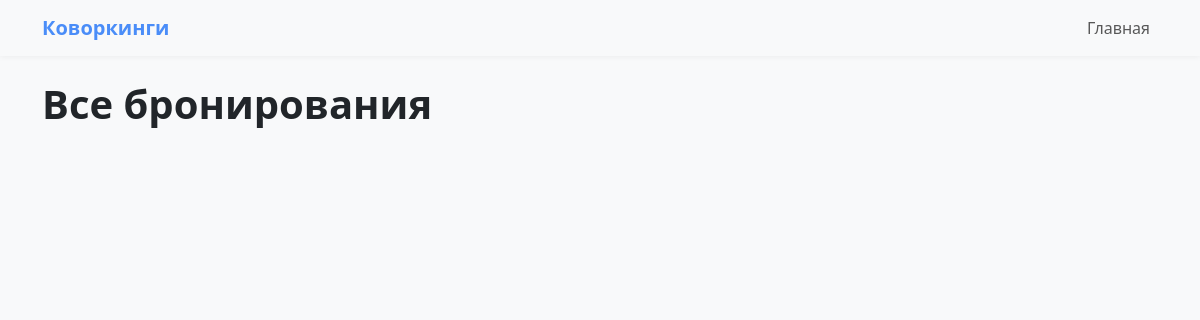
/bookings/, run on an earlier commit of the app's database.
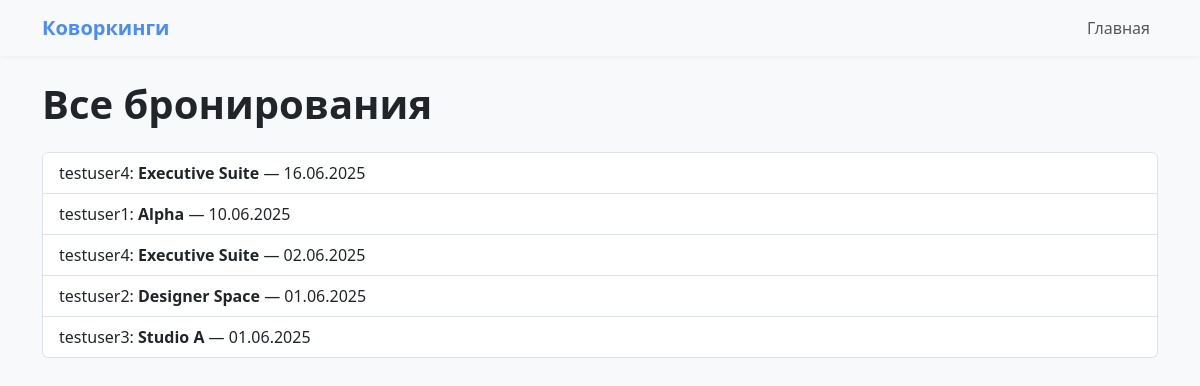
And on a later commit of the database.
### sait/models.py (models this page shows, shortened)
class Booking(models.Model):
    STATUS_CHOICES = (
        ('pending', 'Ожидает подтверждения'),
        ('confirmed', 'Подтверждено'),
        ('canceled', 'Отменено'),
    )
    user = models.ForeignKey(
        User,
        on_delete=models.CASCADE,
        related_name='bookings',         # у User появляется user.bookings
        verbose_name='Пользователь'
    )
    room = models.ForeignKey(
        Room,
        on_delete=models.CASCADE,
        related_name='bookings',         # у Room появляется room.bookings
        verbose_name='Комната'
    )
    date = models.DateField(
        verbose_name='Дата бронирования'
    )
    start_time = models.TimeField(
        verbose_name='Время начала'
    )
    end_time = models.TimeField(
        verbose_name='Время окончания'
    )
    status = models.CharField(
        max_length=20,
        choices=STATUS_CHOICES,           # get_status_display() будет корректно работать
        default='pending',
        verbose_name='Статус'
    )
    created_at = models.DateTimeField(
        auto_now_add=True,
        verbose_name='Дата создания'
    )
    updated_at = models.DateTimeField(
        auto_now=True,
        verbose_name='Дата изменения'
    )
    class Meta:
        verbose_name = 'Бронирование'
        verbose_name_plural = 'Бронирования'
        ordering = ['-date', 'start_time']
        get_latest_by = 'created_at'

class User(AbstractUser):
    ROLE_CHOICES = (
        ('user', 'Пользователь'),
        ('owner', 'Владелец'),
        ('admin', 'Администратор'),
    )
    role = models.CharField(
        max_length=20,
        choices=ROLE_CHOICES,
        default='user',
        verbose_name='Роль пользователя'
    )
    groups = models.ManyToManyField(
        Group,
        verbose_name='Группы',
        blank=True,
        related_name='sait_user_set',     # уникальный related_name
        help_text='Группы, к которым принадлежит пользователь',
        related_query_name='user'
    )
    user_permissions = models.ManyToManyField(
        Permission,
        verbose_name='Права пользователя',
        blank=True,
        related_name='sait_user_permissions',  # уникальный related_name
        help_text='Права, которые есть у этого пользователя',
        related_query_name='user'
    )
    class Meta:
        verbose_name = 'Пользователь'
        verbose_name_plural = 'Пользователи'

class Room(models.Model):
    location = models.ForeignKey(
        Location,
        on_delete=models.CASCADE,
        related_name='rooms',            # у Location появляется location.rooms
        verbose_name='Площадка'
    )
    name = models.CharField(
        max_length=150,
        verbose_name='Название комнаты'
    )
    capacity = models.PositiveIntegerField(
        verbose_name='Вместимость'
    )
    price_per_hour = models.DecimalField(
        max_digits=10,
        decimal_places=2,
        verbose_name='Цена за час'
    )
    description = models.TextField(
        blank=True,
        verbose_name='Описание комнаты'
    )
    rating = models.FloatField(
        default=0.0,
        verbose_name='Рейтинг')
    is_active = models.BooleanField(
        default=True,
        verbose_name='Активно')
    image = models.ImageField(
        upload_to='room_images/',
        blank=True,
        null=True)
    amenities = models.ManyToManyField(
        Amenity,
        through='RoomAmenity',
        related_name='rooms',
        verbose_name='Удобства'
    )
    created_at = models.DateTimeField(
        auto_now_add=True,
        verbose_name='Дата добавления'
    )
    class Meta:
        verbose_name = 'Комната'
        verbose_name_plural = 'Комнаты'
        ordering = ['location', 'name']
    @property
    def amenities_list(self) -> str:
        """
        Формирует строку из связанных Amenity через .all().
        Добавляем # type: ignore[attr-defined], чтобы IDE не ругалась.
        """
        return ", ".join([a.name for a in self.amenities.all()])  # type: ignore[attr-defined]
    amenities_list.fget.short_description = 'Список удобств'

### sait/views.py (the view)
# urls.py: path('bookings/', views.booking_list, name='booking_list'),
def booking_list(request):
    bookings = Booking.objects.select_related('room').order_by('-date')
    return render(request, 'booking_list.html', {'bookings': bookings})

### sait/templates/booking_list.html (shortened to what this page needs)
{% extends "base.html" %}
{% block content %}
<h1 class="mb-4">Все бронирования</h1>
<ul class="list-group">
  {% for booking in bookings %}
  <li class="list-group-item">
    {{ booking.user.username }}: <strong>{{ booking.room.name }}</strong> — {{ booking.date|date:"d.m.Y" }}
  </li>
  {% endfor %}
</ul>
{% endblock %}

### sait/templates/base.html (shortened to what this page needs)
<!DOCTYPE html>
{% load static %}
<html lang="ru">
<head>
  <link
    href="https://cdn.jsdelivr.net/npm/bootstrap@5.3.0/dist/css/bootstrap.min.css"
    rel="stylesheet"
  >
  <link rel="stylesheet" href="{% static 'css/custom.css' %}">
</head>
<body>
  <nav class="navbar navbar-expand-lg navbar-light bg-light">
    <div class="container">
      <a class="navbar-brand" href="{% url 'home' %}">Коворкинги</a>
      <div class="collapse navbar-collapse" id="navbarNav">
        <ul class="navbar-nav ms-auto">
          <li class="nav-item">
            <a class="nav-link" href="{% url 'home' %}">Главная</a>
          </li>
        </ul>
      </div>
    </div>
  </nav>
  <main class="container my-4">
    {% block content %}{% endblock %}
  </main>
</body>
</html>

### sait/css/custom.css (style rules this page uses)
body { background-color: #f8f9fa; font-family: 'Segoe UI', Tahoma, Geneva, Verdana, sans-serif; color: #343a40; margin: 0; padding: 0; }
h1, h2, h3 { font-weight: 700; color: #212529; margin-bottom: 1rem; }
.navbar { background-color: #ffffff; box-shadow: 0 1px 6px rgba(0, 0, 0, 0.05); }
.navbar-brand { font-weight: 700; color: #4a8df8 !important; }

What changed in the data, as far as the page shows it:
added Booking: user.username "testuser4", room.name "Executive Suite", date "16.06.2025"
added Booking: user.username "testuser1", room.name "Alpha", date "10.06.2025"
added Booking: user.username "testuser4", room.name "Executive Suite", date "02.06.2025"
added Booking: user.username "testuser2", room.name "Designer Space", date "01.06.2025"
added Booking: user.username "testuser3", room.name "Studio A", date "01.06.2025"
